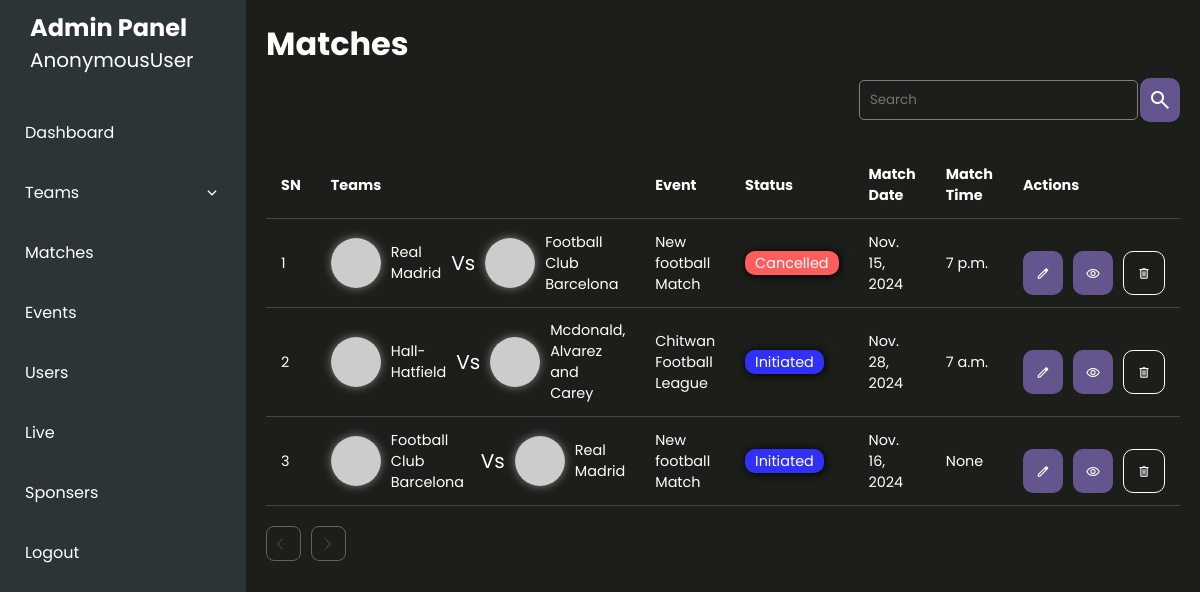
Before: /matches/ with the older database file.
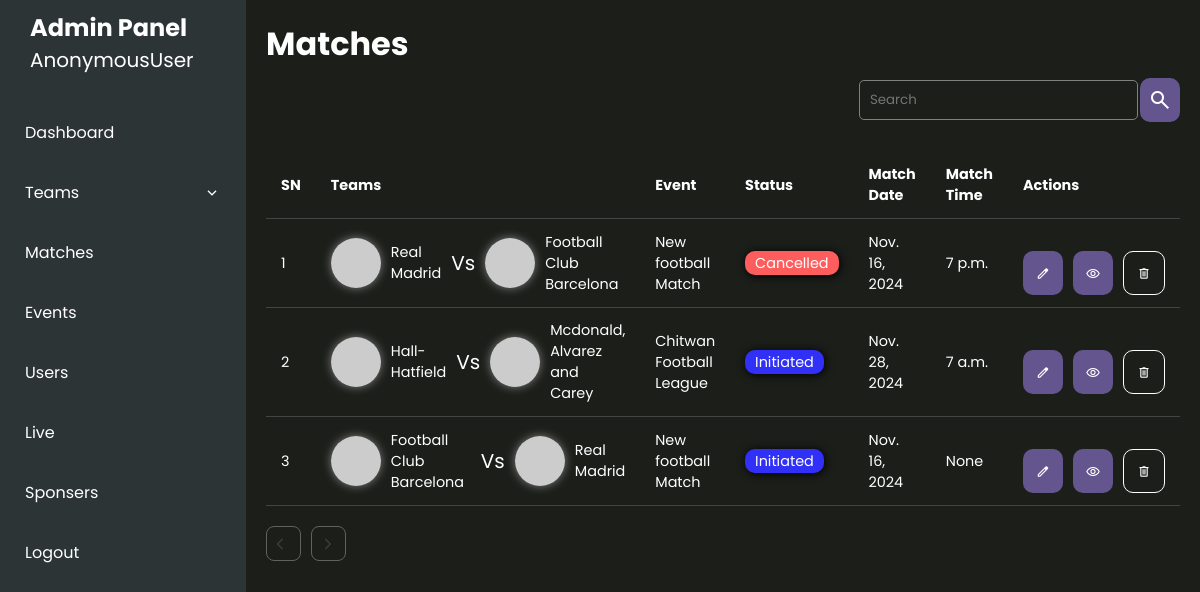
After: the same page with the newer database file.
### sportsApp/models.py (models this page shows, shortened)
class Match(models.Model):
    event = models.ForeignKey(Event,on_delete=models.CASCADE,blank=True,null=True,related_name='matches')
    team1 = models.ForeignKey(EventTeam, on_delete=models.CASCADE, related_name='match_team1')
    team2 = models.ForeignKey(EventTeam, on_delete=models.CASCADE, related_name='match_team2')
    is_address_default = models.BooleanField(default=False)
    status = models.CharField(max_length=20,choices=constants.MatchStatus.choices,default=constants.MatchStatus.INITIATED)
    match_date = models.DateField()
    match_time = models.TimeField(blank=True,null=True)
    place = models.CharField(max_length=255,blank=True,null=True)
    match_complete = models.BooleanField(default=False)
    notes = models.TextField(null=True,blank=True)
    schedule = models.BooleanField(default=False)
    created_at = models.DateTimeField(auto_now_add=True,blank=True,null=True)
    updated_at = models.DateTimeField(auto_now=True,blank=True,null=True)

class EventTeam(models.Model):
    event = models.ForeignKey(Event,on_delete=models.CASCADE)
    team = models.ForeignKey(Team,on_delete=models.CASCADE)
    is_verified = models.BooleanField(default=False)
    created_at = models.DateTimeField(auto_now_add=True)
    updated_at = models.DateTimeField(auto_now=True)

class Team(models.Model):
    SPORT_TYPES = (
        ('FOOTBALL','Football'),
    )
    name = models.CharField(max_length=255,db_index=1)
    total_players = models.PositiveIntegerField(default=10,blank=True, null=True)
    sports_genere = models.CharField(max_length=25,choices=SPORT_TYPES,default='FOOTBALL',blank=True)
    short_name = models.CharField(unique=True,max_length=10,blank=True,null=True)
    is_organizers_team = models.BooleanField(default=False)
    email = models.EmailField(max_length=100,blank=True,null=True)
    address = models.CharField(max_length=255,blank=True,null=True)
    province = models.ForeignKey(Province, on_delete=models.SET_NULL,null=True)
    district = models.ForeignKey(District, on_delete=models.SET_NULL,null=True)
    municipality = models.ForeignKey(Municipality, on_delete=models.SET_NULL,null=True)
    is_verified = models.BooleanField(default=False)
    user = models.ForeignKey(User,on_delete=models.CASCADE,null=True,blank=True,related_name='team')
    logo = models.ImageField(upload_to="images/teams/",blank=True,null=True)
    banner = models.ImageField(upload_to='images/banner/',blank=True,null=True)
    gender = models.CharField(max_length=25,choices=constants.GENDER_OPTIONS.CHOICES,default=constants.GENDER_OPTIONS.MALE)
    created_at = models.DateTimeField(auto_now_add=True)
    updated_at = models.DateTimeField(auto_now=True)

class Event(models.Model):
    title = models.CharField(max_length=255)
    event_type = models.CharField(max_length=20,choices=constants.EVENT_TYPE.choices,default=constants.EVENT_TYPE.KNOCKOUT)
    status = models.CharField(max_length=20,choices=constants.EventStatus.choices,default=constants.EventStatus.INITIATED)
    banner = models.ImageField(upload_to='images/events/',blank=True,null=True)
    logo = models.ImageField(upload_to='images/events/',blank=True,null=True)
    event_organizer = models.ForeignKey(EventOrganizer,on_delete=models.CASCADE,blank=True,null=True,related_name='events')
    event_age_limit = models.PositiveIntegerField()
    is_verified = models.BooleanField(default=False)
    entry_fee = models.DecimalField(max_digits=10000,decimal_places=3)
    registration_start_date = models.DateTimeField()
    registration_end_date = models.DateTimeField()
    event_start_date = models.DateTimeField(blank=True,null=True)
    event_end_date = models.DateTimeField(blank=True,null=True)
    match_duration = models.DurationField(blank=True,null=True)
    province = models.ForeignKey(Province, on_delete=models.SET_NULL,null=True)
    district = models.ForeignKey(District, on_delete=models.SET_NULL,null=True)
    municipality = models.ForeignKey(Municipality, on_delete=models.SET_NULL,null=True)
    area = models.CharField(max_length=255)
    created_at = models.DateField(auto_now_add=True)
    updated_at = models.DateField(auto_now=True)
    def __str__(self) -> str:
        return self.title

### sportsApp/views.py (the view)
# urls.py: path('matches/',views.match_list_view,name='match'),
def match_list_view(request):
    matches = Match.objects.all()
    print(Match.objects.count())
    return render(request,'matches/all_match.html',{'matches':matches})

### sportsApp/templates/matches/all_match.html
{% extends 'event/event_index.html' %}
{% block content %}
{% include 'matches/match_list.html' %}
{% endblock content %}

### sportsApp/templates/matches/match_list.html (shortened to what this page needs)
<div class="responsive-table-box">
  <h2>Matches</h2>
    <div class="filter_box">
        <div class="search">
           <input type="search" placeholder="Search"/>
           <button class="global_btn"><span class="material-symbols-outlined">
            </span></button>
        </div>
    </div>
   <div class="team_listing" id="team-form" >
    <table class="responsive-table">
      <tbody>
        <thead>
          <tr>
            <th>SN</th>
            <th>Teams</th>
            <th>Event</th>
            <th>Status</th>
            <th>Match Date</th>
            <th>Match Time</th>
            <th>Actions</th>
          </tr>
        </thead>
        <tbody>
          {% for match in matches %}
              <tr>
                <td>{{ forloop.counter|add:0 }}</td>
                <td>
                    <div class="table_avatar_box">
                        <div class="team team1">
                            <div class="avatar">
                                <img src="https://picsum.photos/10{{ forloop.counter|add:0 }}" alt="">
                            </div>
                            <p>{{match.team1.team.name}}</p>
                        </div>
                        <p>Vs</p>
                        <div class="team team2">
                            <div class="avatar">
                                <img src="https://picsum.photos/10{{ forloop.counter|add:20 }}" alt="">
                            </div>
                            <p>{{match.team2.team.name}}</p>
                        </div>
                    </div>
                </td>
                <td>{{match.event}}</td>
                <td><span class="event_status {{match.status}}">{{match.status}}</span></td>
                <td>{{match.match_date}}</td>
                <td>{{match.match_time}}</td>
                <td>
                  <div class="td_actions">
                    <a href="{% url 'edit-match-admin' match.id %}">
                    <button class="global_btn" type="button">
                      <span class="icon material-symbols-outlined">
                        </span>
                    </button>
                  </a>
                  <a href="{% url 'match-profile' match.id %}">
                    <button class="global_btn" type="button">
                      <span class="icon material-symbols-outlined">
                        </span>
                    </button>
                  </a>
                    <button class="global_btn outline" type="button" onclick="handleOpenAlert('{{match.id}}','Do you want to delele match of {{match.team1.team.name}} vs {{match.team2.team.name}}?','If you delete the match you may lose the match data')">
                      <span class="icon material-symbols-outlined">
                        </span>
                    </button>
                  </div>
                </td>
              </tr>
            {% endfor %}
        </tbody>
      </tbody>
    </table>
  <div class="pagination">
    {% if page_obj.has_previous %}
        <a href="?page={{ page_obj.previous_page_number }}" class="prev">
          <span class="material-symbols-outlined">
            arrow_back_ios
            </span>
        </a>
    {% else %}
        <span class="disabled">
          <span class="material-symbols-outlined">
            </span>
        </span>
    {% endif %}
    {% if page_obj.has_next %}
        <a href="?page={{ page_obj.next_page_number }}" class="next">
          <span class="material-symbols-outlined">
            arrow_forward_ios
            </span>
        </a>
    {% else %}
        <span class="disabled">
          <span class="material-symbols-outlined">
            </span>
        </span>
    {% endif %}
  </div>
</div>

Changed rows visible on the page:
changed Match "Cancelled": match_date "Nov. 15, 2024" → "Nov. 16, 2024"
